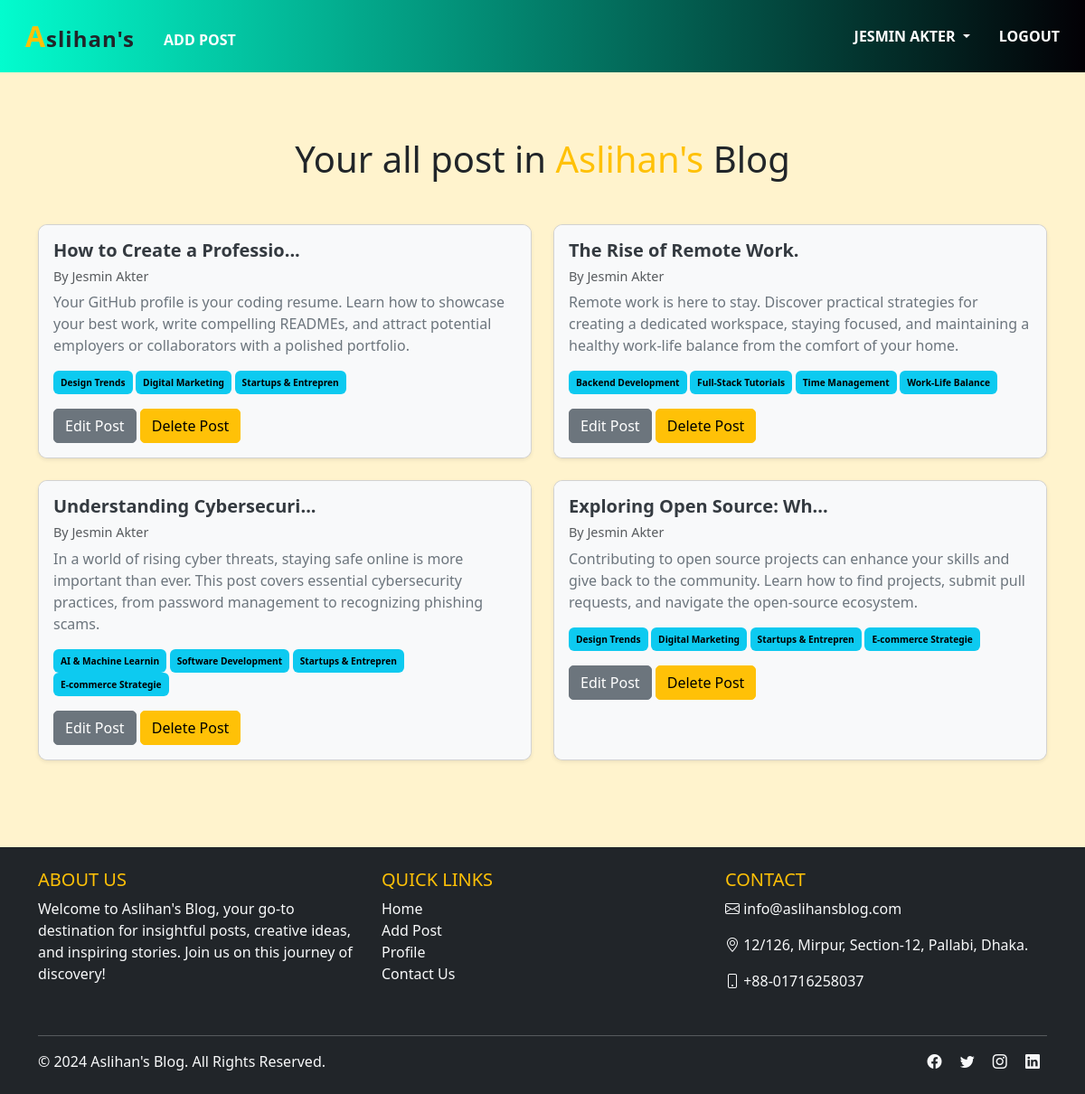
The page /author/profile/ (signed in) on the database its author committed.
### posts/models.py (models this page shows, shortened)
class Post(models.Model):
    title = models.CharField(max_length=50)
    content = models.TextField()
    category = models.ManyToManyField(Category)
    author = models.ForeignKey(User, on_delete=models.CASCADE)

### categories/models.py (models this page shows, shortened)
class Category(models.Model):
    name = models.CharField(max_length=20)
    slug = models.CharField(max_length=100, unique=True, null=True, blank = True)

### authors/views.py (the view)
# urls.py: path('profile/', views.profile, name = 'profile'),
@login_required
def profile(request):
    data = Post.objects.filter(author = request.user)
    return render(request,'profile.html', {'data': data})

### authors/templates/profile.html
{% extends 'base.html' %} {% block content %}
<div class="container my-4">
  <div class="container text-center mt-4 mb-5">
    <h1>
      Your all post in <span class="aslihan-text text-warning">Aslihan's</span> Blog
    </h1>
  </div>
  <div class="row">
    {% for post in data %}
    <div class="col-md-6 mb-4">
      <div
        class="card shadow-sm h-100"
        style="border-radius: 10px; overflow: hidden"
      >
        <div class="card-body" style="background-color: #f8f9fa">
          <h5 class="card-title" style="font-weight: bold; color: #343a40">
            {{ post.title|slice:":25" }}{% if post.title|length > 25 %}...{% endif %}
          </h5>
          <h6 class="text-muted" style="font-size: 0.9em">
            By {{ post.author.first_name}} {{post.author.last_name}}
          </h6>
          <p class="card-text" style="color: #6c757d">
            {{ post.content|slice:":300" }}{% if post.content|length > 300%}...{% endif %}
          </p>
          <div style="font-size: 0.85em; margin-bottom: 1rem">
            {% for cat in post.category.all %}
            <span
              class="badge text-bg-info p-2"
              style="background-color: #6c757d"
              >{{ cat.name }}</span
            >
            {% endfor %}
          </div>
          <a
            href="{% url 'edit_post' post.id%}"
            class="btn btn-secondary"
            style="border-radius: 5px"
            >Edit Post</a
          >
          <a
            href="{% url 'delete_post' post.id%}"
            class="btn btn-warning"
            style="border-radius: 5px"
            >Delete Post</a
          >
        </div>
      </div>
    </div>
    {% endfor %}
  </div>
</div>
{% endblock %}

### templates/base.html (shortened to what this page needs)
<!DOCTYPE html>
<html lang="en">
  <head>
    <link
      href="https://cdn.jsdelivr.net/npm/bootstrap-icons/font/bootstrap-icons.css"
      rel="stylesheet"
    />
    <link
      href="https://cdn.jsdelivr.net/npm/bootstrap@5.3.3/dist/css/bootstrap.min.css"
      rel="stylesheet"
    />
  </head>
  <body>
    <header>
      <nav class="navbar navbar-expand-lg navbar-dark bg-dark">
        <div class="container-fluid">
          <div class="collapse navbar-collapse" id="navbarSupportedContent">
            <ul class="navbar-nav me-auto mb-2 mb-lg-0">
              <li class="nav-item">
                <a
                  class="nav-link active text-uppercase px-3"
                  aria-current="page"
                  href="{% url 'home' %}"
                >
                  <span class="styled-text text-dark">
                    <span class="highlight-a">A</span>slihan's
                  </span>
                </a>
              </li>
              {% if request.user.is_authenticated %}
              <li class="nav-item">
                <a
                  class="nav-link text-uppercase px-3 mt-3 "
                  href="{% url 'add_post' %}"
                  >Add Post</a
                >
              </li>
              {% endif %}
            </ul>
            <div>
              <ul class="navbar-nav me-auto mb-2 mb-lg-0">
                {% if request.user.is_authenticated %}
                <li class="nav-item dropdown">
                  <a
                    class="nav-link dropdown-toggle text-uppercase px-3"
                    href="#"
                    id="profileDropdown"
                    role="button"
                    data-bs-toggle="dropdown"
                    aria-expanded="false"
                  >
                  {{request.user.first_name}} {{request.user.last_name}}
                  </a>
                </li>
                <li class="nav-item">
                  <a
                    class="nav-link text-uppercase px-3"
                    href="{% url 'logout' %}"
                    >Logout</a
                  >
                </li>
                {% endif %}
              </ul>
            </div>
          </div>
        </div>
      </nav>
    </header>
    <main class="flex-grow-1 bg-warning-subtle py-5">
      {% block content %}{% endblock %}
    </main>
    <footer class="text-light py-4 bg-dark">
      <div class="container">
        <div class="row">
          <div class="col-lg-4 col-md-6 mb-4">
            <h5 class="text-uppercase text-warning">About Us</h5>
            <p>
              Welcome to Aslihan's Blog, your go-to destination for insightful posts,
              creative ideas, and inspiring stories. Join us on this journey of discovery!
            </p>
          </div>
          <div class="col-lg-4 col-md-6 mb-4">
            <h5 class="text-uppercase text-warning">Quick Links</h5>
            <ul class="list-unstyled">
              <li><a href="{% url 'home' %}" class="text-light text-decoration-none">Home</a></li>
              <li><a href="{% url 'add_post' %}" class="text-light text-decoration-none">Add Post</a></li>
              <li><a href="{% url 'profile' %}" class="text-light text-decoration-none">Profile</a></li>
              <li><a href="" class="text-light text-decoration-none">Contact Us</a></li>
            </ul>
          </div>
          <div class="col-lg-4 col-md-12">
            <h5 class="text-uppercase text-warning">Contact</h5>
            <p>
              <i class="bi bi-envelope"></i> <a href="" class="text-light text-decoration-none">info@aslihansblog.com</a>
            </p>
            <p>
              <i class="bi bi-geo-alt"></i> 12/126, Mirpur, Section-12, Pallabi, Dhaka.
            </p>
            <p>
              <i class="bi bi-phone"></i> +88-01716258037
            </p>
          </div>
        </div>
        <hr class="border-light" />
        <div class="d-flex justify-content-between align-items-center">
          <p class="mb-0">&copy; 2024 Aslihan's Blog. All Rights Reserved.</p>
          <div>
            <a href="#" class="text-light text-decoration-none mx-2"><i class="bi bi-facebook"></i></a>
            <a href="#" class="text-light text-decoration-none mx-2"><i class="bi bi-twitter"></i></a>
            <a href="#" class="text-light text-decoration-none mx-2"><i class="bi bi-instagram"></i></a>
            <a href="#" class="text-light text-decoration-none mx-2"><i class="bi bi-linkedin"></i></a>
          </div>
        </div>
      </div>
    </footer>
  </body>
</html>

### templates/base.html (style rules this page uses)
html, body { height: 100%; margin: 0; }
body { display: flex; flex-direction: column; }
main { flex-grow: 1; }
.nav-item .styled-text { font-size: 1.5rem; color: dark; letter-spacing: 1px; text-transform: lowercase; }
.nav-item .styled-text .highlight-a { font-size: 2rem; color: #ffc107; font-style: normal; text-transform: uppercase; }
.navbar { background: linear-gradient(90deg, #03fcce, #030005); transition: background-color 0.5s ease-in-out; }
.navbar .nav-link { color: #fff; font-weight: 600; transition: color 0.3s ease-in-out, transform 0.3s ease-in-out; }

### rows shown on the page
Post: title "How to Create a Professio", author.first_name "Jesmin", author.last_name "Akter", content "Your GitHub profile is your coding resume. Learn how to showcase your best work, write compelling READMEs, and attract potential employers or collaborators with a polished portfolio."
Category: name "Design Trends"
Category: name "Digital Marketing"
Category: name "Startups & Entrepren"
Post: title "The Rise of Remote Work.", author.first_name "Jesmin", author.last_name "Akter", content "Remote work is here to stay. Discover practical strategies for creating a dedicated workspace, staying focused, and maintaining a healthy work-life balance from the comfort of your home."
Category: name "Backend Development"
Category: name "Full-Stack Tutorials"
Category: name "Time Management"
Category: name "Work-Life Balance"
Post: title "Understanding Cybersecuri", author.first_name "Jesmin", author.last_name "Akter", content "In a world of rising cyber threats, staying safe online is more important than ever. This post covers essential cybersecurity practices, from password management to recognizing phishing scams."
Category: name "AI & Machine Learnin"
Category: name "Software Development"
Category: name "E-commerce Strategie"
Post: title "Exploring Open Source: Wh", author.first_name "Jesmin", author.last_name "Akter", content "Contributing to open source projects can enhance your skills and give back to the community. Learn how to find projects, submit pull requests, and navigate the open-source ecosystem."

### other values the page prints
{{ request.user.first_name }} "JESMIN"
{{ request.user.last_name }} "AKTER"
